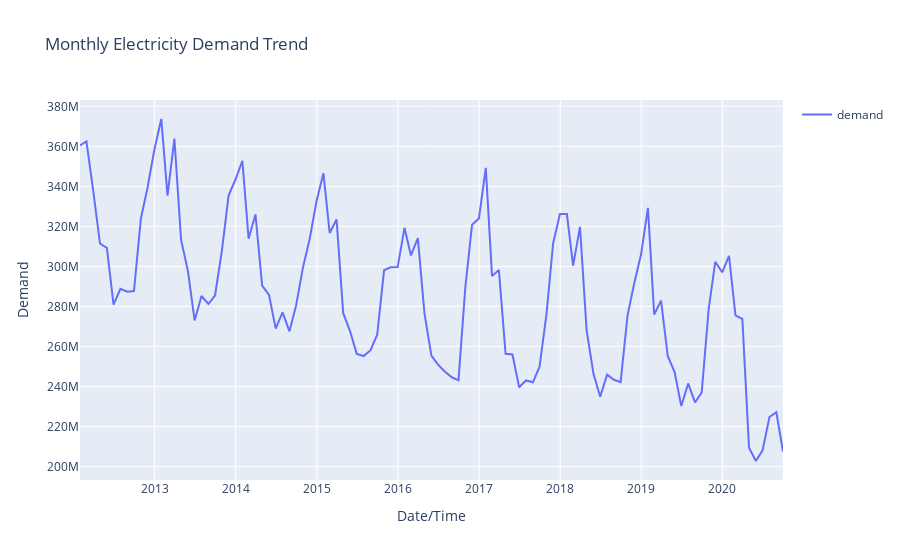
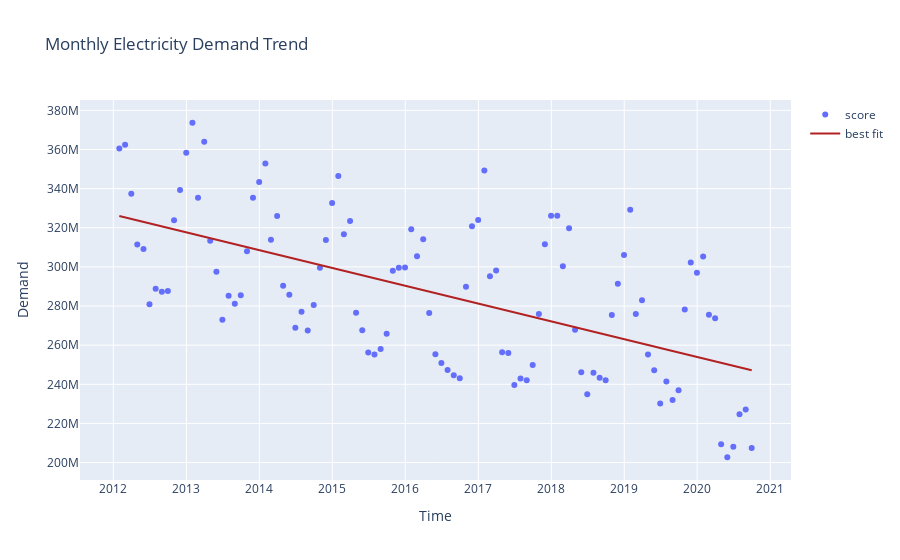

The notebook cell saved with these charts, in order:
### Markdown cell above
### Monthly Trend

### Code cell
MonthlyDemand = pd.DataFrame(EDATSDataset.demand.resample('M').sum())
label = "Monthly Electricity Demand Trend"
VisualizeTrend(MonthlyDemand.demand, label)
ScatterPlotRegLine(MonthlyDemand, label)
